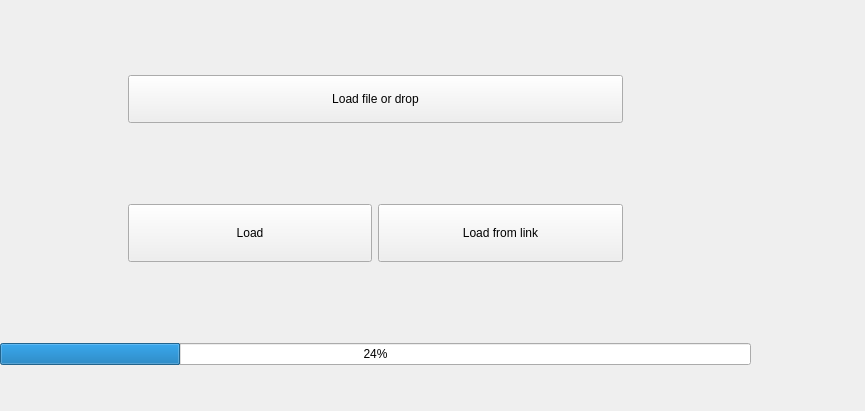
<?xml version="1.0" encoding="UTF-8"?>
<ui version="4.0">
 <class>Form</class>
 <widget class="QWidget" name="Form">
  <property name="geometry">
   <rect>
    <x>0</x>
    <y>0</y>
    <width>865</width>
    <height>411</height>
   </rect>
  </property>
  <property name="windowTitle">
   <string>Form</string>
  </property>
  <widget class="QStackedWidget" name="stackedWidget">
   <property name="geometry">
    <rect>
     <x>0</x>
     <y>0</y>
     <width>751</width>
     <height>441</height>
    </rect>
   </property>
   <property name="currentIndex">
    <number>0</number>
   </property>
   <widget class="QWidget" name="page_load_file">
    <widget class="QWidget" name="gridLayoutWidget_2">
     <property name="geometry">
      <rect>
       <x>0</x>
       <y>0</y>
       <width>751</width>
       <height>441</height>
      </rect>
     </property>
     <layout class="QGridLayout" name="gridLayout_2" rowstretch="0,0,0" columnstretch="1,2,2,1">
      <item row="1" column="1">
       <widget class="QPushButton" name="pushButton_load_data_file">
        <property name="styleSheet">
         <string notr="true">height: 50px;
</string>
        </property>
        <property name="text">
         <string>Load</string>
        </property>
       </widget>
      </item>
      <item row="0" column="0">
       <spacer name="horizontalSpacer_8">
        <property name="orientation">
         <enum>Qt::Horizontal</enum>
        </property>
        <property name="sizeHint" stdset="0">
         <size>
          <width>40</width>
          <height>20</height>
         </size>
        </property>
       </spacer>
      </item>
      <item row="0" column="3">
       <spacer name="horizontalSpacer_9">
        <property name="orientation">
         <enum>Qt::Horizontal</enum>
        </property>
        <property name="sizeHint" stdset="0">
         <size>
          <width>40</width>
          <height>20</height>
         </size>
        </property>
       </spacer>
      </item>
      <item row="2" column="0" colspan="4">
       <widget class="QProgressBar" name="progressBar_3">
        <property name="value">
         <number>24</number>
        </property>
       </widget>
      </item>
      <item row="1" column="2">
       <widget class="QPushButton" name="pushButton_swap_link">
        <property name="styleSheet">
         <string notr="true">height: 50px;
</string>
        </property>
        <property name="text">
         <string>Load from link</string>
        </property>
       </widget>
      </item>
      <item row="0" column="1" colspan="2">
       <widget class="QPushButton" name="pushButton_load_file">
        <property name="styleSheet">
         <string notr="true">height: 40px;</string>
        </property>
        <property name="text">
         <string>Load file or drop</string>
        </property>
       </widget>
      </item>
     </layout>
    </widget>
   </widget>
   <widget class="QWidget" name="page_">
    <widget class="QWidget" name="gridLayoutWidget">
     <property name="geometry">
      <rect>
       <x>0</x>
       <y>0</y>
       <width>751</width>
       <height>441</height>
      </rect>
     </property>
     <layout class="QGridLayout" name="gridLayout" rowstretch="0,0,0" columnstretch="1,2,2,1">
      <item row="0" column="1" colspan="2">
       <widget class="QLineEdit" name="lineEdit_link_input">
        <property name="font">
         <font>
          <family>Arial</family>
          <pointsize>14</pointsize>
          <weight>50</weight>
          <bold>false</bold>
         </font>
        </property>
        <property name="whatsThis">
         <string>&lt;html&gt;&lt;head/&gt;&lt;body&gt;&lt;p&gt;&lt;br/&gt;&lt;/p&gt;&lt;/body&gt;&lt;/html&gt;</string>
        </property>
        <property name="styleSheet">
         <string notr="true">height: 40px;</string>
        </property>
        <property name="text">
         <string>Input link</string>
        </property>
       </widget>
      </item>
      <item row="1" column="1">
       <widget class="QPushButton" name="pushButton_load_data_link">
        <property name="styleSheet">
         <string notr="true">height: 50px;</string>
        </property>
        <property name="text">
         <string>Load</string>
        </property>
       </widget>
      </item>
      <item row="1" column="2">
       <widget class="QPushButton" name="pushButton_swap_file">
        <property name="styleSheet">
         <string notr="true">height: 50px;</string>
        </property>
        <property name="text">
         <string>Load from file</string>
        </property>
       </widget>
      </item>
      <item row="0" column="0">
       <spacer name="horizontalSpacer_6">
        <property name="orientation">
         <enum>Qt::Horizontal</enum>
        </property>
        <property name="sizeHint" stdset="0">
         <size>
          <width>40</width>
          <height>20</height>
         </size>
        </property>
       </spacer>
      </item>
      <item row="0" column="3">
       <spacer name="horizontalSpacer_7">
        <property name="orientation">
         <enum>Qt::Horizontal</enum>
        </property>
        <property name="sizeHint" stdset="0">
         <size>
          <width>40</width>
          <height>20</height>
         </size>
        </property>
       </spacer>
      </item>
      <item row="2" column="0" colspan="4">
       <widget class="QProgressBar" name="progressBar_2">
        <property name="value">
         <number>24</number>
        </property>
       </widget>
      </item>
      <item row="1" column="0">
       <spacer name="horizontalSpacer">
        <property name="orientation">
         <enum>Qt::Horizontal</enum>
        </property>
        <property name="sizeHint" stdset="0">
         <size>
          <width>40</width>
          <height>20</height>
         </size>
        </property>
       </spacer>
      </item>
      <item row="1" column="3">
       <spacer name="horizontalSpacer_2">
        <property name="orientation">
         <enum>Qt::Horizontal</enum>
        </property>
        <property name="sizeHint" stdset="0">
         <size>
          <width>40</width>
          <height>20</height>
         </size>
        </property>
       </spacer>
      </item>
     </layout>
    </widget>
   </widget>
  </widget>
 </widget>
 <resources/>
 <connections/>
</ui>
